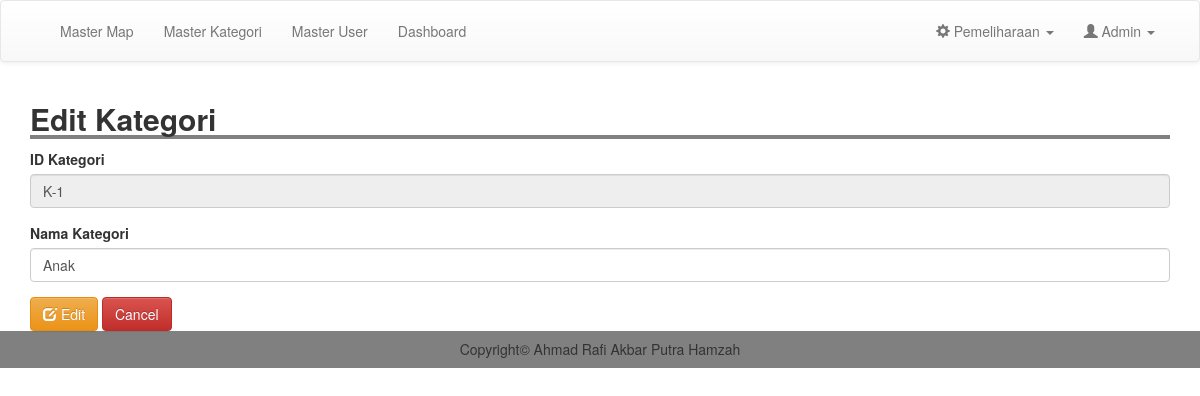
Page /admin/edit_kategori.php?id=K-1 (signed in) on the earlier database version.
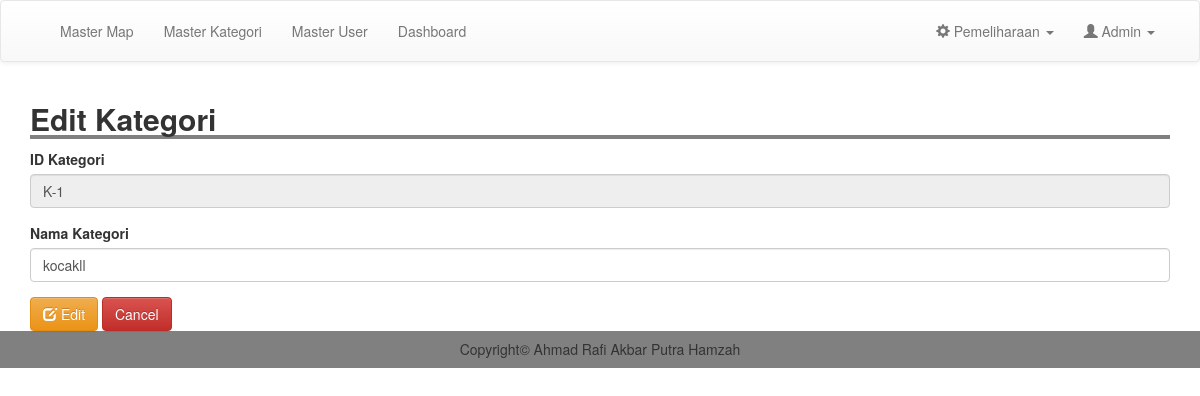
Same page on the later database version.
### tables this page shows
CREATE TABLE `kategori` (
  `id_kategori` varchar(20) NOT NULL,
  `nama_kategori` varchar(50) NOT NULL,
  `deleted` tinyint(1) NOT NULL,
  PRIMARY KEY (`id_kategori`)
);

### admin/edit_kategori.php (the view, shortened to what this page needs)
<?php
include 'header.php';
$id_kategori = $_GET['id'];
$kode = mysqli_query($conn, "SELECT * from kategori where id_kategori = '$id_kategori'");
$data = mysqli_fetch_assoc($kode);
?>
<div class="container">
    <h2 style="width: 100%; border-bottom: 4px solid gray"><b>Edit Kategori</b></h2>
    <form action="proses/edit_kategori.php" method="POST">
        <div class="form-group">
            <label for="id_kategori">ID Kategori</label>
            <input type="text" class="form-control" id="id_kategori" name="id_kategori_display" value="<?= $data['id_kategori']; ?>" disabled>
        </div>
        <div class="form-group">
            <label for="nama_kategori">Nama Kategori</label>
            <input type="text" class="form-control" id="nama_kategori" name="nama_kategori" value="<?= $data['nama_kategori']; ?>" required>
        </div>
        <button type="submit" class="btn btn-warning"><i class="glyphicon glyphicon-edit"></i> Edit</button>
        <a href="m_kategori.php" class="btn btn-danger">Cancel</a>
    </form>
</div>
<?php
include 'footer.php';
?>

Differences in the rows shown:
changed kategori "K-1": nama_kategori "Anak" → "kocakll"
